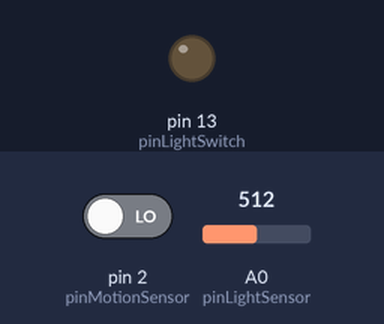
Bench run of a sketch on a simulated Arduino Uno, built with avr-gcc and run on an emulated ATmega328P. Parts: output pins drawn as LEDs (lit = HIGH). The test bench sets the inputs (shaded band); at power-on: A0 (pinLightSensor) = 512, pin 2 (pinMotionSensor) LOW.

Above: at 1.2 s.
1.3 s: A0 (pinLightSensor) set to 209
2.8 s: A0 (pinLightSensor) set to 181
At 4.0 s:
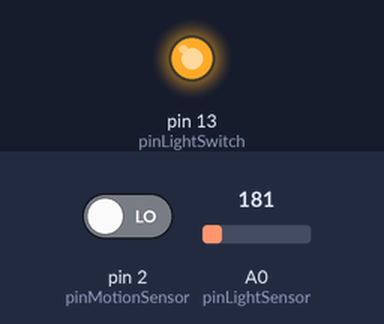
Timing chart, 0 to 5.8 s (numbered marks = the images above; inputs shaded):
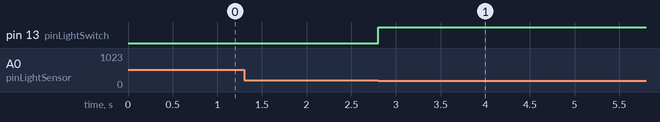

Measured:
- the behaviour switches between 200 and 199 on A0 (pinLightSensor) (found by bisection; images 0 and 1)
- after the input at 1.3 s, every drawn part: stays the same
- after the input at 2.8 s, pin 13 (pinLightSwitch): LOW → HIGH at once

The sketch:

motion_light_switch.ino
```cpp
/*
 * Motion Light Switch
 *
 * Outputs HIGH (for a relay which replaces a manual light switch)
 * once a motion sensor has detected a motion at preset light conditions.
 */

const int pinLightSwitch = 13;
const int pinMotionSensor = 2;
const int pinLightSensor = A0;

int stateLightSwitch = LOW;
uint32_t lastMotionTime;

/*
 * Light intensity ranges:
 *    < 10  = dark
 *    < 200 = dim
 *    < 500 = light
 *    < 800 = bright
 *    else  = very bright
 */
const int thresholdLightIntensity = 200;
const uint32_t lengthLightOn = 180000; // 3 minutes

void switch_on();
void switch_off();

void setup() {
  pinMode(pinLightSwitch, OUTPUT);
  pinMode(pinMotionSensor, INPUT);
  pinMode(pinLightSensor, INPUT);
  lastMotionTime = millis();
}

void loop() {
  int curLightIntensity = analogRead(pinLightSensor);
  uint32_t curTime = millis();

  if ((boolean)digitalRead(pinMotionSensor)) {
    lastMotionTime = millis();
  }

  if (curLightIntensity < thresholdLightIntensity) {
    while (curTime - lastMotionTime < lengthLightOn) {
      switch_on();

      if ((boolean)digitalRead(pinMotionSensor)) {
        lastMotionTime = millis();
      }

      curTime = millis();
    }
  }

  switch_off();
}

// Switch on the light if it is off
void switch_on() {
    if (stateLightSwitch == LOW) {
      stateLightSwitch = HIGH;
      digitalWrite(pinLightSwitch, stateLightSwitch);
    }
}

// Switch off the light if it is on
void switch_off() {
  if (stateLightSwitch == HIGH) {
    stateLightSwitch = LOW;
    digitalWrite(pinLightSwitch, stateLightSwitch);
  }
}
```
